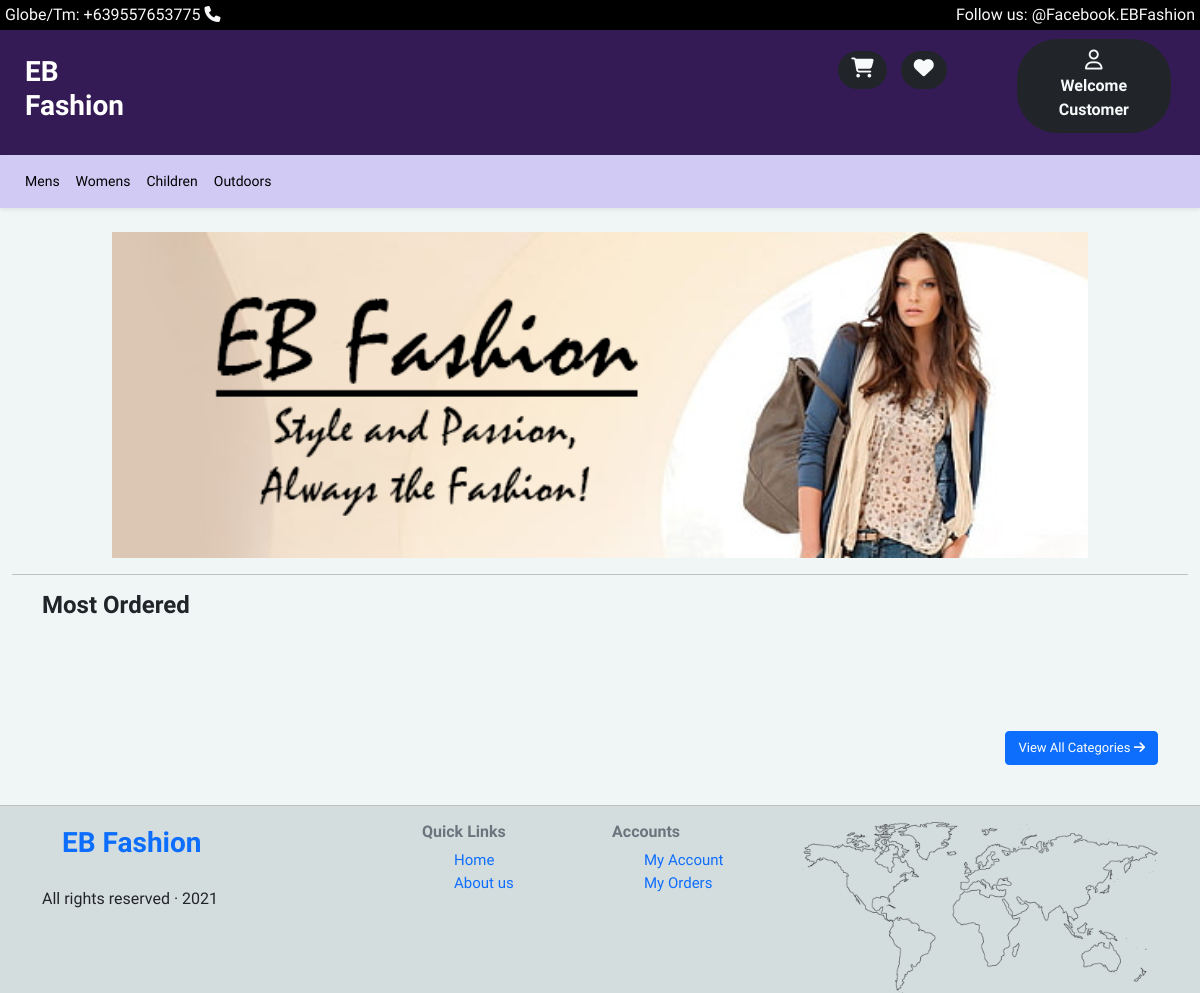
The page / on the database its author committed.
### tables this page shows
CREATE TABLE `category` (
  `cat_id` int(11) NOT NULL,
  `category_name` varchar(50) NOT NULL,
  `datecreated` datetime NOT NULL
);

### include/allcategorynav.php (the view)
<nav class="navbar navbar-expand-lg shadow-sm" style="background-color: #d1caf4; font-size: 14px">
  <div class="container-fluid">
    <div class="" id="navbarNav">
      <ul class="navbar-nav">
        <?php
            $getallcategory = " select * from category   ";
                        $getting_category = mysqli_query($con,$getallcategory);
                         while($row = mysqli_fetch_array($getting_category)){
                        ?>
                           <li class="nav-item">
                        <a style='color:black;' class="nav-link active" aria-current="page" href="category.php?sortbycategory=<?php echo $row['cat_id'] ?>&category=<?php echo $row['category_name'] ?>"><?php echo $row['category_name'] ?></a>
                      </li>
                        <?php
                         }
         ?>
      </ul>
    </div>
  </div>
</nav>

### include/header.php (style rules this page uses)
* { font-family: 'Zen Kaku Gothic New', sans-serif; }
nav { height:auto; width: 100%; padding: 5px; position: relative; }

### rows shown on the page
category: category_name "Mens"
category: category_name "Womens"
category: category_name "Children"
category: category_name "Outdoors"
